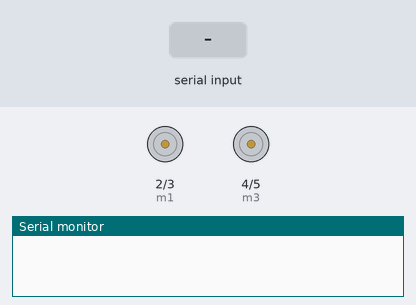
Bench run of a sketch on a simulated Arduino Uno, built with avr-gcc and run on an emulated ATmega328P. On the bench: motor-driver pin pairs drawn as motors (green arrow = first pin HIGH = forward, orange = second pin HIGH = backward, longer = more drive), the last lines printed to the serial monitor. The inputs (shaded band) are chosen by the test bench.

Above: at 1.2 s.
1.3 s: "*right" received over Serial
At 2.5 s:
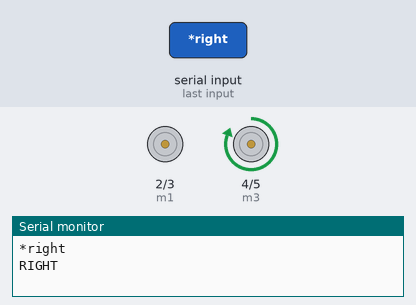
2.8 s: "*left" received over Serial
At 3.3 s:
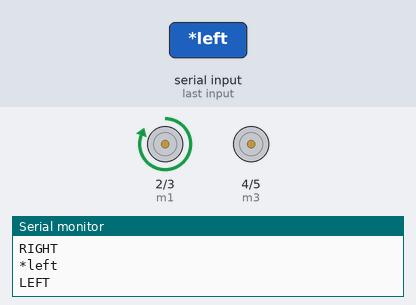
4.3 s: "*back" received over Serial
At 5.5 s:
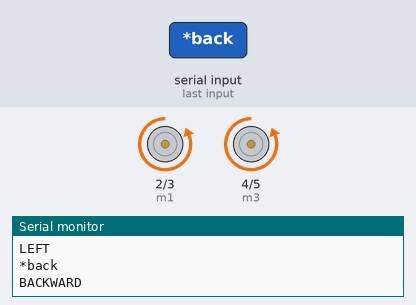
5.8 s: "*front" received over Serial
At 7.2 s:
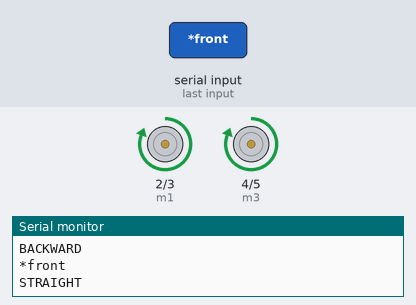
Timing chart, 0 to 8.3 s (numbered marks = the images above; inputs shaded):
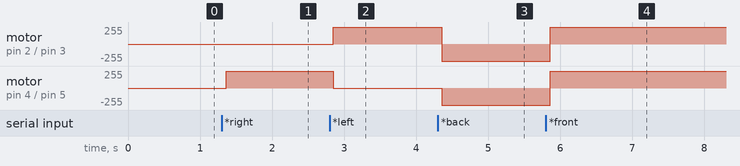

The sketch:

voicerobo.ino
```cpp
String voice;
int
m1 = 2, //Connect LED 1 To Pin #2
m2 = 3, //Connect LED 2 To Pin #3
m3 = 4, //Connect LED 3 To Pin #4
m4 = 5; //Connect LED 4 To Pin #5

//--------------------------Call A Function-------------------------------//
void front()
{
  digitalWrite(2,HIGH);
  digitalWrite(3,LOW);
  digitalWrite(4,HIGH);
  digitalWrite(5,LOW);
  Serial.println("STRAIGHT");
}
void right()
{
  Serial.println("RIGHT");
   digitalWrite(2,LOW);
  digitalWrite(3,LOW);
  digitalWrite(4,HIGH);
  digitalWrite(5,LOW);
  //delay(2000);
}
void left()
{
Serial.println("LEFT");
   digitalWrite(2,HIGH);
  digitalWrite(3,LOW);
  digitalWrite(4,LOW);
  digitalWrite(5,LOW);
}
void back()
{
  digitalWrite(2,LOW);
  digitalWrite(3,HIGH);
  digitalWrite(4,LOW);
  digitalWrite(5,HIGH);
  Serial.println("BACKWARD");
}
void pause()
{
  digitalWrite(2,LOW);
  digitalWrite(3,LOW);
  digitalWrite(4,LOW);
  digitalWrite(5,LOW);
  Serial.println("STOP");
}
//-----------------------------------------------------------------------//
void setup() {
  Serial.begin(9600);
  pinMode(m1, OUTPUT);
  pinMode(m2, OUTPUT);
  pinMode(m3, OUTPUT);
  pinMode(m4, OUTPUT);

}
//-----------------------------------------------------------------------//
void loop() {
  while (Serial.available()){  //Check if there is an available byte to read
  delay(10); //Delay added to make thing stable
  char c = Serial.read(); //Conduct a serial read
  if (c == '#') {break;} //Exit the loop when the # is detected after the word
  voice += c; //Shorthand for voice = voice + c
  }
  if (voice.length() > 0) {
    Serial.println(voice);

       if(voice == "*right") {right();}
  else if(voice == "*left"){left();}

  //----------Turn On One-By-One----------//
  else if(voice == "*back") {back();}
  else if(voice == "*front") {front();}
  else if(voice == "*stop") {pause();}

voice="";}} //Reset the variable after initiating
```

Measured:
- after the input at 1.3 s, motor on pin 4 (m3) / pin 5 (m4): stopped → forward 255/255 after 0.06 s
- after the input at 2.8 s, motor on pin 2 (m1) / pin 3 (m2): stopped → forward 255/255 after 0.05 s; motor on pin 4 (m3) / pin 5 (m4): forward 255/255 → stopped after 0.05 s
- after the input at 4.3 s, motor on pin 2 (m1) / pin 3 (m2): forward 255/255 → backward 255/255 after 0.05 s; motor on pin 4 (m3) / pin 5 (m4): stopped → backward 255/255 after 0.05 s
- after the input at 5.8 s, motor on pin 2 (m1) / pin 3 (m2), motor on pin 4 (m3) / pin 5 (m4): backward 255/255 → forward 255/255 after 0.06 s
